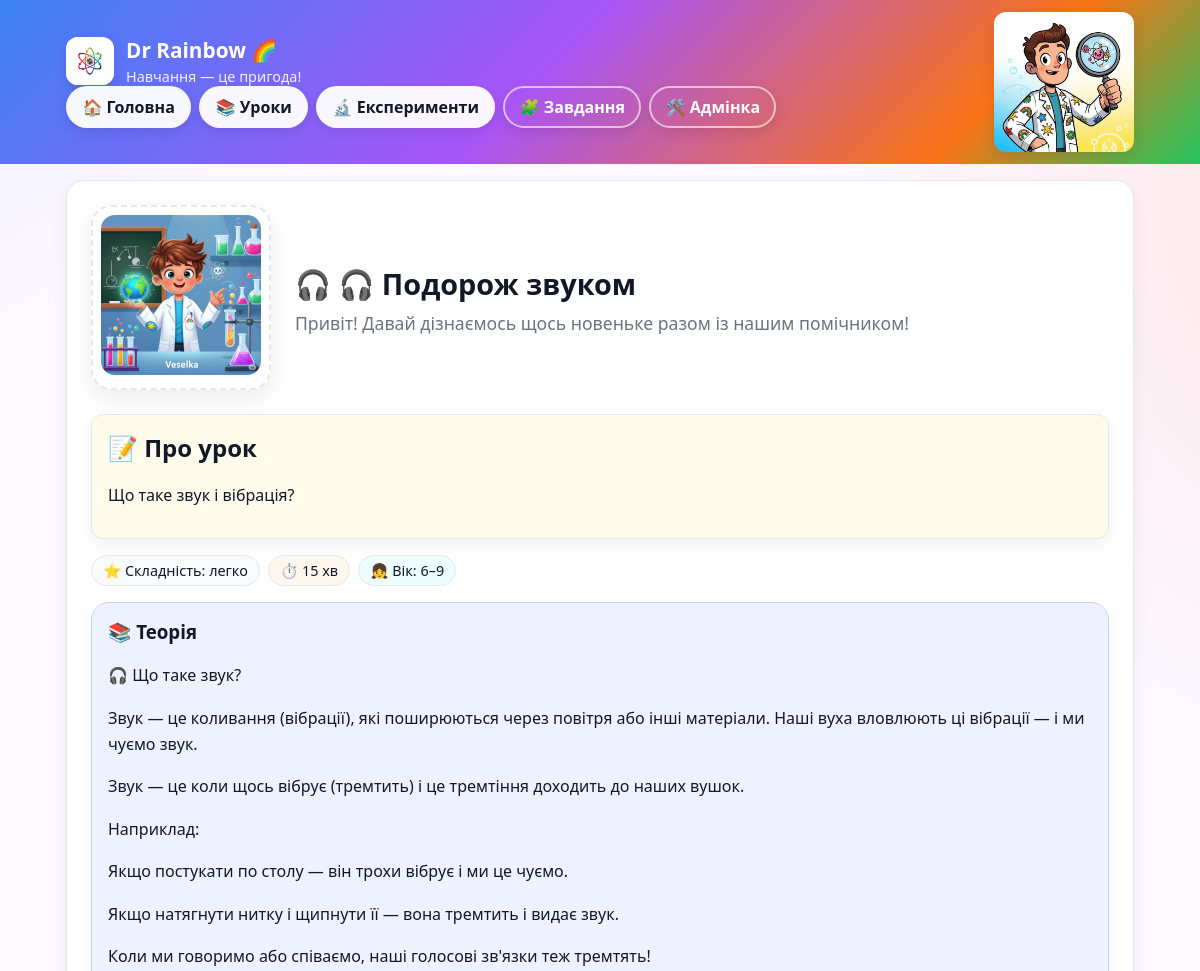
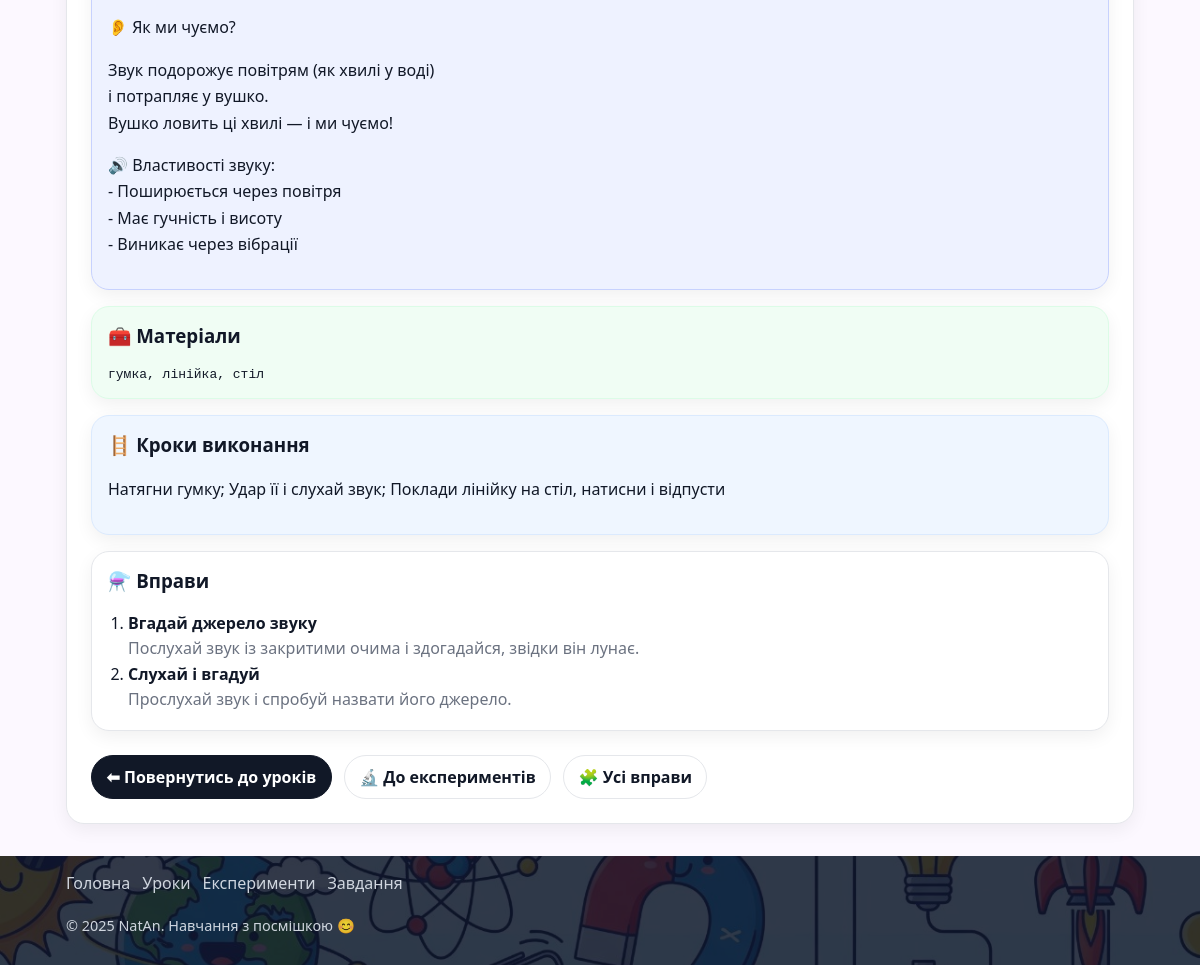
The page /lessons/lessons/podorozh-zvukom/ on the database its author committed (2 pictures, top to bottom).
### lessons/models.py (models this page shows, shortened)
class Lesson(models.Model):
    title = models.CharField("Назва уроку", max_length=200)
    slug = models.SlugField(max_length=100, unique=True, blank=False)
    emoji = models.CharField("Емоджі", max_length=10, blank=True, null=True)
    summary = models.TextField("Короткий опис", blank=True, null=True)
    level = models.CharField("Рівень складності", max_length=50, blank=True, null=True)
    duration = models.PositiveIntegerField("Тривалість (хв)", blank=True, null=True)
    age_range = models.CharField("Вік", max_length=50, blank=True, null=True)
    materials = models.TextField("Матеріали", blank=True, null=True)
    steps = models.TextField("Кроки", blank=True, null=True)
    assistant_image = models.CharField("Зображення асистента", max_length=255, blank=True, null=True)
    created_at = models.DateTimeField(auto_now_add=True)
    theory = models.TextField(blank=True, help_text="Текстовий опис для пояснення теорії")
    class Meta:
        verbose_name = "Урок"
        verbose_name_plural = "Уроки"
        ordering = ['-created_at']

class Exercise(models.Model):
    lesson = models.ForeignKey(Lesson, on_delete=models.CASCADE, related_name='exercises')
    title = models.CharField(max_length=255)
    slug = models.SlugField(unique=True, blank=True)
    instructions = models.TextField(blank=True)
    created_at = models.DateTimeField(auto_now_add=True)
    order = models.PositiveIntegerField(default=0, help_text="Порядок у уроці")
    difficulty = models.CharField(
        max_length=50,
        blank=True,
        choices=[
            ('easy', 'Легко'),
            ('medium', 'Середньо'),
            ('hard', 'Важко'),
        ],
        help_text="Складність вправи"
    )
    duration = models.PositiveIntegerField(default=0, help_text="Тривалість (у хвилинах)")

### lessons/views.py (the view)
# urls.py: re_path(r"^lessons/(?P<lesson_slug>[\w\-]+)/$", LessonDetailView.as_view(), name="lesson_detail"),
class LessonDetailView(DetailView):
    model = Lesson
    template_name = 'lessons/lesson_detail.html'
    context_object_name = 'lesson'
    slug_url_kwarg = 'lesson_slug'
    def get_queryset(self):
        return Lesson.objects.prefetch_related('exercises')
    def _split_field(self, value, sep):
        if not value:
            return []
        if isinstance(value, (list, tuple)):
            return [s for s in value if str(s).strip()]
        return [s.strip() for s in str(value).split(sep) if s.strip()]
    def get_context_data(self, **kwargs):
        context = super().get_context_data(**kwargs)
        lesson = context['lesson']
        exercises_qs = lesson.exercises.all()
        if 'order' in [f.name for f in Exercise._meta.fields]:
            exercises_qs = exercises_qs.order_by('order', 'id')
        else:
            exercises_qs = exercises_qs.order_by('created_at', 'id')
        context['exercises'] = exercises_qs
        context['materials_list'] = self._split_field(lesson.materials, ',')
        context['steps_list'] = self._split_field(lesson.steps, ';')
        context['related_lessons'] = Lesson.objects.exclude(pk=lesson.pk).filter(level=lesson.level)[:6]
        context['random_lessons'] = Lesson.objects.exclude(pk=lesson.pk).order_by('?')[:5]
        if not lesson.assistant_image:
            title = lesson.title.lower()
            if 'звук' in title or 'вібрац' in title:
                context['assistant_image'] = 'images/assistant_boy.png'
            elif 'світло' in title or 'тін' in title:
                context['assistant_image'] = 'images/assistant_girl.png'
            elif 'швидкість' in title or 'тін' in title:
                context['assistant_image'] = 'images/assistant_rainbow .png'
            else:
                context['assistant_image'] = random.choice([
                    'images/assistant_boy.png',
                    'images/assistant_girl.png',
                    'images/assistant_rainbow.png'
                ])
        else:
            context['assistant_image'] = lesson.assistant_image
        return context

### lessons/templates/lessons/lesson_detail.html (shortened to what this page needs)
{% extends "base.html" %}
{% load static %}
{% block content %}
<section class="panel" aria-label="Деталі уроку" style="padding:1.5rem">
  <div style="display:flex;gap:1.5rem;align-items:center;flex-wrap:wrap">
    <div style="padding:.5rem;background:#fff;border-radius:20px;border:2px dashed #e5e7eb;box-shadow:0 8px 24px rgba(0,0,0,0.08)">
      <img src="{% static lesson.assistant_image %}" alt="Асистент уроку" style="height:160px;border-radius:14px;">
    </div>
    <div>
      <h1 style="margin:.2rem 0 0;font-size:1.8rem">{{ lesson.emoji|default:"📘" }} {{ lesson.title }}</h1>
      <p class="muted" style="margin:.5rem 0 0;font-size:1.1rem">
        Привіт! Давай дізнаємось щось новеньке разом із нашим помічником!
      </p>
    </div>
  </div>
  {% if lesson.summary %}
    <section class="panel" style="background:#fffbea;padding:1rem;border-radius:12px;margin-top:1.5rem">
      <h2 style="margin-top:0">📝 Про урок</h2>
      <p>{{ lesson.summary|linebreaks }}</p>
    </section>
  {% endif %}
  <div style="display:flex;gap:.5rem;flex-wrap:wrap;margin:1rem 0">
    {% if lesson.level %}
      <span style="font-size:.9rem;padding:.3rem .7rem;border-radius:999px;border:1px solid #e5e7eb;background:#f8fafc">⭐ Складність: {{ lesson.level }}</span>
    {% endif %}
    {% if lesson.duration %}
      <span style="font-size:.9rem;padding:.3rem .7rem;border-radius:999px;border:1px solid #e5e7eb;background:#fff7ed">⏱️ {{ lesson.duration }} хв</span>
    {% endif %}
    {% if lesson.age_range %}
      <span style="font-size:.9rem;padding:.3rem .7rem;border-radius:999px;border:1px solid #e5e7eb;background:#ecfeff">👧 Вік: {{ lesson.age_range }}</span>
    {% endif %}
  </div>
  {% if lesson.theory %}
    <section class="panel" style="margin-top:1rem;padding:1rem;background:#eef2ff;border-color:#c7d2fe">
      <h3 style="margin-top:0">📚 Теорія</h3>
      <div style="margin-top:.5rem;line-height:1.65">
        {{ lesson.theory|linebreaks }}
      </div>
    </section>
  {% endif %}
  {% if lesson.materials %}
    <section class="panel" style="margin-top:1rem;padding:1rem;background:#f0fdf4;border-color:#dcfce7">
      <h3 style="margin-top:0">🧰 Матеріали</h3>
      <pre style="white-space:pre-wrap;margin:.5rem 0 0">{{ lesson.materials }}</pre>
    </section>
  {% endif %}
  {% if lesson.steps %}
    <section class="panel" style="margin-top:1rem;padding:1rem;background:#eff6ff;border-color:#dbeafe">
      <h3 style="margin-top:0">🪜 Кроки виконання</h3>
      <div style="margin:.5rem 0 0;line-height:1.65">
        {{ lesson.steps|linebreaks }}
      </div>
    </section>
  {% endif %}
  {% if exercises %}
    <section class="panel" style="margin-top:1rem;padding:1rem">
      <h3 style="margin-top:0">⚗️ Вправи</h3>
      <ol style="margin:.5rem 0 0;padding-left:1.25rem">
        {% for ex in exercises %}
          <li style="margin:.25rem 0">
            <strong>{{ ex.title }}</strong>
            {% if ex.instructions %}
              <div class="muted" style="margin:.2rem 0 0">{{ ex.instructions|truncatewords:26 }}</div>
            {% endif %}
          </li>
        {% endfor %}
      </ol>
    </section>
  {% endif %}
  <div style="display:flex;gap:.75rem;flex-wrap:wrap;margin-top:1.5rem">
    <a class="btn" href="{% url 'lessons' %}">⬅ Повернутись до уроків</a>
    <a class="app-btn" href="{% url 'experiments:experiments' %}">🔬 До експериментів</a>
    {% if lesson.slug %}
      <a class="app-btn" href="{% url 'lesson_exercise_list' lesson.slug %}">🧩 Усі вправи</a>
    {% else %}
      <span class="muted" title="Урок без slug">⛔ Урок без доступу до вправ</span>
    {% endif %}
  </div>
</section>
{% endblock %}

### rows shown on the page
Lesson: assistant_image (picture), emoji "🎧", title "🎧 Подорож звуком", summary "Що таке звук і вібрація?", level "легко", duration "15", age_range "6–9", theory "🎧 Що таке звук? Звук — це коливання (вібрації), які поширюються через повітря або інші матеріали. Наші вуха вловлюють ці вібрації — і ми чуємо звук. Звук — це коли щось вібрує (тремтить) і це тремтіння доходить до наших вушок. Наприклад: Якщо постукати по столу — він трохи вібрує і ми це чуємо. Якщо натягнути нитку і щипнути її — вона тремтить і видає звук. Коли ми говоримо або співаємо, наші голосові зв'язки теж тремтять! 👂 Як ми чуємо? Звук подорожує повітрям (як хвилі у воді) і потрапляє у вушко. Вушко ловить ці хвилі — і ми чуємо! 🔊 Властивості звуку: - Поширюється через повітря - Має гучність і висоту - Виникає через вібрації", materials "гумка, лінійка, стіл", steps "Натягни гумку; Удар її і слухай звук; Поклади лінійку на стіл, натисни і відпусти"
Exercise: title "Вгадай джерело звуку", instructions "Послухай звук із закритими очима і здогадайся, звідки він лунає."
Exercise: title "Слухай і вгадуй", instructions "Прослухай звук і спробуй назвати його джерело."
